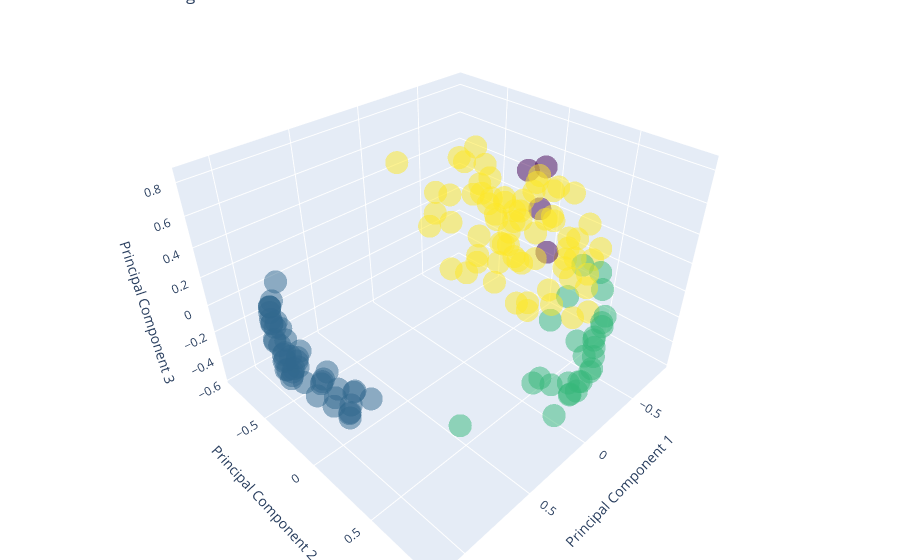

Source (notebook cell):
### Code cell
interactive_visualization(x, labels)

### Figure 1 — Plotly figure (JSON) as saved in the notebook; plotly's stock layout.template omitted (floating-point values rounded to 4 significant figures; data arrays with more than 128 entries replaced by an {"elided": "..."} marker saying what was removed)
{"data": [{"marker": {"color": {"elided": "147 int values"}, "colorscale": [[0, "#440154"], [0.1111, "#482878"], [0.2222, "#3e4989"], [0.3333, "#31688e"], [0.4444, "#26828e"], [0.5556, "#1f9e89"], [0.6667, "#35b779"], [0.7778, "#6ece58"], [0.8889, "#b5de2b"], [1, "#fde725"]], "opacity": 0.5}, "mode": "markers", "text": "Cluster Labels", "type": "scatter3d", "x": {"elided": "147 float values"}, "y": {"elided": "147 float values"}, "z": {"elided": "147 float values"}}], "layout": {"margin": {"b": 0, "l": 0, "r": 0, "t": 0}, "scene": {"xaxis": {"title": {"text": "Principal Component 1"}}, "yaxis": {"title": {"text": "Principal Component 2"}}, "zaxis": {"title": {"text": "Principal Component 3"}}}, "title": {"text": "DBSCAN Clustering 3D Visualization"}}}
